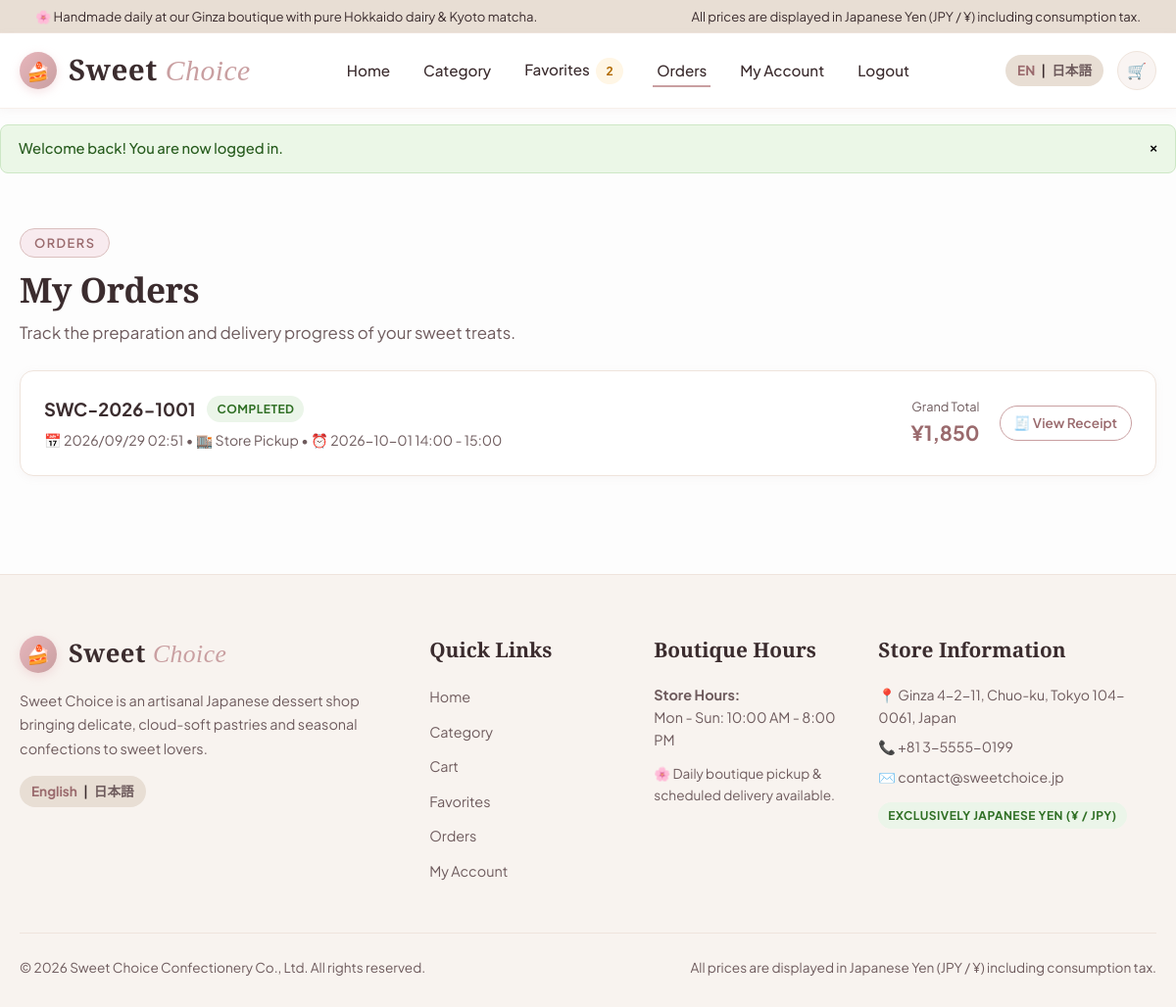
Page /orders.php (signed in) on the committed database.
### tables this page shows
CREATE TABLE orders (
    id INT AUTO_INCREMENT PRIMARY KEY,
    order_number VARCHAR(50) NOT NULL UNIQUE,
    user_id INT NULL,
    fulfillment_type ENUM('pickup', 'delivery') NOT NULL,
    pickup_date DATE NULL,
    pickup_time VARCHAR(20) NULL,
    delivery_date DATE NULL,
    delivery_time VARCHAR(20) NULL,
    distance_km DECIMAL(5,2) DEFAULT 0.00,
    customer_name VARCHAR(100) NOT NULL,
    customer_email VARCHAR(150) NOT NULL,
    customer_phone VARCHAR(30) NOT NULL,
    postal_code VARCHAR(20) NULL,
    address VARCHAR(255) NULL,
    apartment VARCHAR(100) NULL,
    subtotal INT NOT NULL COMMENT 'JPY',
    customization_total INT DEFAULT 0 COMMENT 'JPY',
    delivery_fee INT DEFAULT 0 COMMENT 'JPY',
    service_fee INT DEFAULT 0 COMMENT 'JPY',
    grand_total INT NOT NULL COMMENT 'JPY',
    payment_method VARCHAR(50) NOT NULL,
    payment_status ENUM('pending', 'paid') DEFAULT 'paid',
    status ENUM('Order Received', 'Preparing', 'Ready for Pickup', 'Out for Delivery', 'Completed', 'Delivered', 'Cancelled') DEFAULT 'Order Received',
    notes TEXT NULL,
    created_at DATETIME DEFAULT CURRENT_TIMESTAMP,
    updated_at DATETIME DEFAULT CURRENT_TIMESTAMP ON UPDATE CURRENT_TIMESTAMP,
    FOREIGN KEY (user_id) REFERENCES users(id) ON DELETE SET NULL
);

CREATE TABLE shop_settings (
    id INT AUTO_INCREMENT PRIMARY KEY,
    setting_key VARCHAR(100) NOT NULL UNIQUE,
    setting_value TEXT NOT NULL,
    description VARCHAR(255) NULL
);

### includes/language.php (called while the page is built, shortened)
<?php
function getCurrentLang(): string {
    return $_SESSION['lang'] ?? 'en';
}
function isJapanese(): bool {
    return getCurrentLang() === 'ja';
}
function __(string $key, ?string $fallback = null): string {
    global $translations;
    $lang = getCurrentLang();
    if (isset($translations[$lang][$key])) {
        return $translations[$lang][$key];
    }
    return $fallback ?? $key;
}

### public/orders.php (the view, shortened to what this page needs)
<?php
require_once __DIR__ . '/../includes/db.php';
require_once __DIR__ . '/../includes/functions.php';
require_once __DIR__ . '/../includes/language.php';
$pdo = getDB();
$userId = $_SESSION['user_id'] ?? null;
$orders = [];
if ($userId) {
    $stmt = $pdo->prepare("SELECT * FROM orders WHERE user_id = ? ORDER BY id DESC");
    $stmt->execute([$userId]);
    $orders = $stmt->fetchAll();
}
require_once __DIR__ . '/../includes/header.php';
?>
<div class="container" style="padding: 40px 20px;">
    <div class="section-header" style="text-align:left; margin-bottom:24px;">
        <span class="section-tag"><?= e(__('nav_orders', 'Orders')); ?></span>
        <h1 class="section-title"><?= e(__('my_orders', 'My Orders')); ?></h1>
        <p class="section-subtitle" style="margin:0;">
            <?= isJapanese() ? 'ご注文の準備状況や配達状況をリアルタイムでご確認いただけます。' : 'Track the preparation and delivery progress of your sweet treats.'; ?>
        </p>
    </div>
    <?php if ($userId): ?>
        <?php if (empty($orders)): ?>
            <div style="background:#FFFFFF; border:1px solid var(--color-border); border-radius:var(--radius-md); padding:50px 20px; text-align:center; box-shadow:var(--shadow-sm);">
                <div style="font-size:3rem; margin-bottom:12px;">📦</div>
                <h3><?= e(__('no_orders_found', 'You haven’t placed any orders yet.')); ?></h3>
                <p style="color:var(--color-secondary-text); margin:8px 0 20px 0;">Our pastry chefs are ready to craft something sweet for you.</p>
                <a href="category.php" class="btn btn-primary"><?= e(__('cart_empty_cta', 'Discover delicious treats now')); ?></a>
            </div>
        <?php else: ?>
            <div style="display:flex; flex-direction:column; gap:20px;">
                <?php foreach ($orders as $ord):
                    $isDelivery = ($ord['fulfillment_type'] === 'delivery');
                    $scheduled = $isDelivery ? $ord['delivery_date'] . ' ' . $ord['delivery_time'] : $ord['pickup_date'] . ' ' . $ord['pickup_time'];
                ?>
                    <div style="background:#FFFFFF; border:1px solid var(--color-border); border-radius:var(--radius-md); padding:24px; box-shadow:var(--shadow-sm); display:flex; flex-wrap:wrap; justify-content:space-between; align-items:center; gap:16px;">
                        <div>
                            <div style="display:flex; align-items:center; gap:12px; margin-bottom:6px;">
                                <strong style="font-size:1.15rem; color:var(--color-deep-text);"><?= e($ord['order_number']); ?></strong>
                                <?= renderOrderStatusBadge($ord['status']); ?>
                            </div>
                            <div style="font-size:0.88rem; color:var(--color-secondary-text);">
                                📅 <?= date('Y/m/d H:i', strtotime($ord['created_at'])); ?> &bull;
                                <span><?= $isDelivery ? '🚚 ' . e(__('delivery_option', 'Delivery')) : '🏬 ' . e(__('pickup_option', 'Store Pickup')); ?></span> &bull;
                                <span>⏰ <?= e($scheduled); ?></span>
                            </div>
                        </div>
                        <div style="display:flex; align-items:center; gap:20px;">
                            <div style="text-align:right;">
                                <div style="font-size:0.8rem; color:var(--color-secondary-text);"><?= e(__('grand_total', 'Total')); ?></div>
                                <div style="font-size:1.3rem; font-weight:700; color:var(--color-deep-plum);"><?= formatPrice($ord['grand_total']); ?></div>
                            </div>
                            <a href="order-confirmation.php?order=<?= urlencode($ord['order_number']); ?>" class="btn btn-secondary btn-sm">
                                🧾 <?= e(__('view_order_details', 'View Receipt')); ?>
                            </a>
                        </div>
                    </div>
                <?php endforeach; ?>
            </div>
        <?php endif; ?>
    <?php endif; ?>
</div>
<?php require_once __DIR__ . '/../includes/footer.php'; ?>

### includes/functions.php (shortened to what this page needs)
<?php
function formatPrice($amount): string {
    $numericAmount = is_numeric($amount) ? (int)round((float)$amount) : 0;
    return '¥' . number_format($numericAmount);
}
function e(?string $string): string {
    return htmlspecialchars($string ?? '', ENT_QUOTES, 'UTF-8');
}
function getFavoritesCount(PDO $pdo): int {
    $userId = $_SESSION['user_id'] ?? null;
    $stmt = $pdo->prepare("SELECT COUNT(*) FROM favorites WHERE user_id = ?");
    $stmt->execute([$userId]);
    return (int)$stmt->fetchColumn();
}
function getShopSetting(PDO $pdo, string $key, string $default = ''): string {
    static $settingsCache = [];
    try {
        $stmt = $pdo->prepare("SELECT setting_value FROM shop_settings WHERE setting_key = ?");
        $stmt->execute([$key]);
        $val = $stmt->fetchColumn();
        $settingsCache[$key] = ($val !== false) ? $val : $default;
        return $settingsCache[$key];
    } catch (Exception $e) {
        return $default;
    }
}
function renderOrderStatusBadge(string $status): string {
    $class = match($status) {
        'Completed', 'Delivered' => 'badge-status-completed',
        'Order Received' => 'badge-status-received',
        'Preparing' => 'badge-status-preparing',
        'Ready for Pickup', 'Out for Delivery' => 'badge-status-active',
        'Cancelled' => 'badge-status-cancelled',
        default => 'badge-status-default'
    };
    $statusKey = match($status) {
        'Order Received' => 'status_received',
        'Preparing' => 'status_preparing',
        'Ready for Pickup' => 'status_ready_pickup',
        'Out for Delivery' => 'status_out_delivery',
        'Completed' => 'status_completed',
        'Delivered' => 'status_delivered',
        'Cancelled' => 'status_cancelled',
        default => ''
    };
    $label = $statusKey ? __($statusKey, $status) : $status;
    return '<span class="badge ' . $class . '">' . e($label) . '</span>';
}

### includes/footer.php (shortened to what this page needs)
<?php
$shopHours = getShopSetting($pdo, 'business_hours_display', 'Mon - Sun: 10:00 AM - 8:00 PM');
$shopPhone = getShopSetting($pdo, 'shop_phone', '+81 3-5555-0199');
$shopEmail = getShopSetting($pdo, 'shop_email', 'contact@sweetchoice.jp');
$shopAddress = getShopSetting($pdo, 'shop_address', 'Ginza 4-2-11, Chuo-ku, Tokyo 104-0061, Japan');
?>
</main>
<footer class="site-footer">
    <div class="container">
        <div class="footer-grid">
            <div class="footer-col">
                <div class="brand-wrapper" style="margin-bottom:14px;">
                    <div class="brand-logo-icon">🍰</div>
                    <div class="brand-text" style="font-size:1.6rem;">Sweet <span>Choice</span></div>
                </div>
                <p style="color:var(--color-secondary-text); font-size:0.9rem; line-height:1.7; margin-bottom:16px;">
                    <?= e(__('footer_about', 'Sweet Choice is an artisanal Japanese dessert shop bringing delicate, cloud-soft pastries and seasonal confections to sweet lovers.')); ?>
                </p>
                <div class="lang-switch" style="display:inline-flex;">
                    <a href="?lang=en" class="<?= getCurrentLang() === 'en' ? 'active' : ''; ?>">English</a>
                    <span>|</span>
                    <a href="?lang=ja" class="<?= getCurrentLang() === 'ja' ? 'active' : ''; ?>">日本語</a>
                </div>
            </div>
            <div class="footer-col">
                <h4><?= e(__('footer_links', 'Quick Links')); ?></h4>
                <ul>
                    <li><a href="index.php"><?= e(__('nav_home', 'Home')); ?></a></li>
                    <li><a href="category.php"><?= e(__('nav_category', 'Category')); ?></a></li>
                    <li><a href="cart.php"><?= e(__('nav_cart', 'Cart')); ?></a></li>
                    <li><a href="favorites.php"><?= e(__('nav_favorites', 'Favorites')); ?></a></li>
                    <li><a href="orders.php"><?= e(__('nav_orders', 'Orders')); ?></a></li>
                    <li><a href="account.php"><?= e(__('nav_account', 'My Account')); ?></a></li>
                </ul>
            </div>
            <div class="footer-col">
                <h4><?= e(__('footer_hours', 'Boutique Hours')); ?></h4>
                <p style="font-size:0.9rem; color:var(--color-secondary-text); margin-bottom:12px;">
                    <strong><?= isJapanese() ? '営業時間：' : 'Store Hours:'; ?></strong><br>
                    <?= e($shopHours); ?>
                </p>
                <p style="font-size:0.85rem; color:var(--color-secondary-text);">
                    🌸 <?= isJapanese() ? '当日受取＆指定配達対応' : 'Daily boutique pickup & scheduled delivery available.'; ?>
                </p>
            </div>
            <div class="footer-col">
                <h4><?= e(__('footer_contact', 'Store Information')); ?></h4>
                <p style="font-size:0.88rem; color:var(--color-secondary-text); margin-bottom:8px;">
                    📍 <?= e($shopAddress); ?>
                </p>
                <p style="font-size:0.88rem; color:var(--color-secondary-text); margin-bottom:8px;">
                    📞 <?= e($shopPhone); ?>
                </p>
                <p style="font-size:0.88rem; color:var(--color-secondary-text); margin-bottom:14px;">
                    ✉️ <?= e($shopEmail); ?>
                </p>
                <span class="badge badge-available"><?= isJapanese() ? '日本円（¥ / JPY）決済' : 'Exclusively Japanese Yen (¥ / JPY)'; ?></span>
            </div>
        </div>
        <div class="footer-bottom">
            <div>&copy; <?= date('Y'); ?> <?= e(__('copyright', 'Sweet Choice Confectionery Co., Ltd. All rights reserved.')); ?></div>
            <div><?= e(__('all_prices_jpy', 'All prices are displayed in Japanese Yen (JPY / ¥) including consumption tax.')); ?></div>
        </div>
    </div>
</footer>
</body>
</html>

### rows in the picture
orders: order_number "SWC-2026-1001", status "COMPLETED", created_at "2026/09/29 02:51", scheduled "2026-10-01 14:00 - 15:00", grand_total "¥1,850"
shop_settings: setting_value "Ginza 4-2-11, Chuo-ku, Tokyo 104-0061, Japan"

### other values in the picture
__('all_prices_jpy', 'All prices in Japanese Yen (¥ / JPY)') "All prices are displayed in Japanese Yen (JPY / ¥) including consumption tax."
__('nav_home', 'Home') "Home"
__('nav_category', 'Category') "Category"
__('nav_favorites', 'Favorites') "Favorites"
$favCount "2"
__('nav_orders', 'Orders') "Orders"
__('nav_account', 'My Account') "My Account"
__('nav_logout', 'Logout') "Logout"
$flash['message'] "Welcome back! You are now logged in."
__('nav_orders', 'Orders') "ORDERS"
__('my_orders', 'My Orders') "My Orders"
__('footer_links', 'Quick Links') "Quick Links"
__('nav_cart', 'Cart') "Cart"
__('footer_hours', 'Boutique Hours') "Boutique Hours"
$shopHours "Mon - Sun: 10:00 AM - 8:00 PM"
